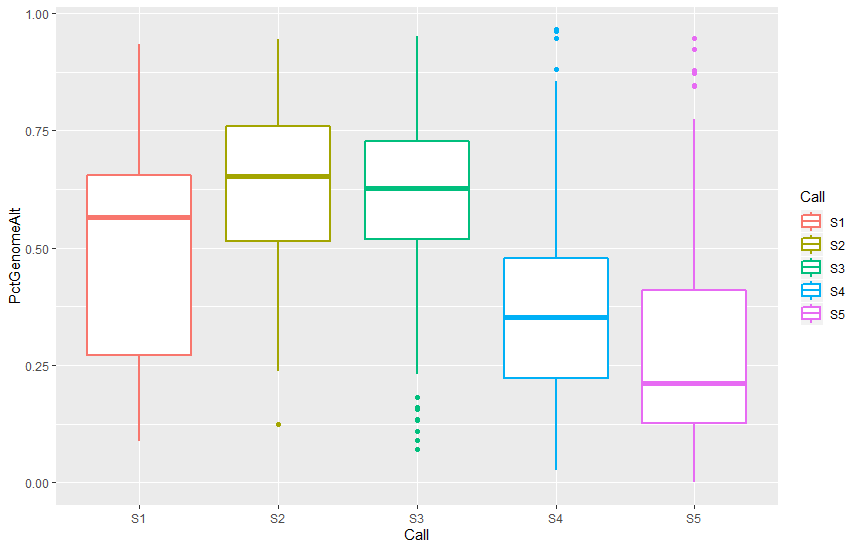

R code for this plot:
##MERGE CLINICAL##

tcga=as.data.frame(read.delim('TCGA_Clin.txt', header=T, sep='\t', check.names = FALSE, stringsAsFactors = FALSE))

exposure=as.data.frame(read.delim('TCGA-Test_sigExposureMatrix.txt', header=T, sep='\t', check.names = FALSE, stringsAsFactors = FALSE))

exposure$merge <- rownames(exposure)

x <- merge(tcga,exposure,by.x='merge',by.y='merge')

x$Call <- ifelse((x$S1 > x$S2 & x$S1 > x$S3 & x$S1 > x$S4 & x$S1 & x$S1 > x$S5), "S1",
                 ifelse((x$S2 > x$S1 & x$S2 > x$S3 & x$S2 > x$S4 & x$S2 > x$S5), "S2",
                        ifelse((x$S3 > x$S1 & x$S3 > x$S2 & x$S3 > x$S4 & x$S3 > x$S5), "S3",
                               ifelse((x$S4 > x$S1 & x$S4 > x$S2 & x$S4 > x$S3 & x$S4 > x$S5), "S4",
                                      ifelse((x$S5 > x$S1 & x$S5 > x$S2 & x$S5 > x$S3 & x$S5 > x$S4), "S5", "error")))))

write.table(x, file='TCGA_clin_exposures.txt', sep='\t', row.names=F)

###

##VISUAL##

ggplot(V3, aes(Call, PctGenomeAlt)) + geom_boxplot(aes(colour = Call),lwd=1) +
  theme_grey()
